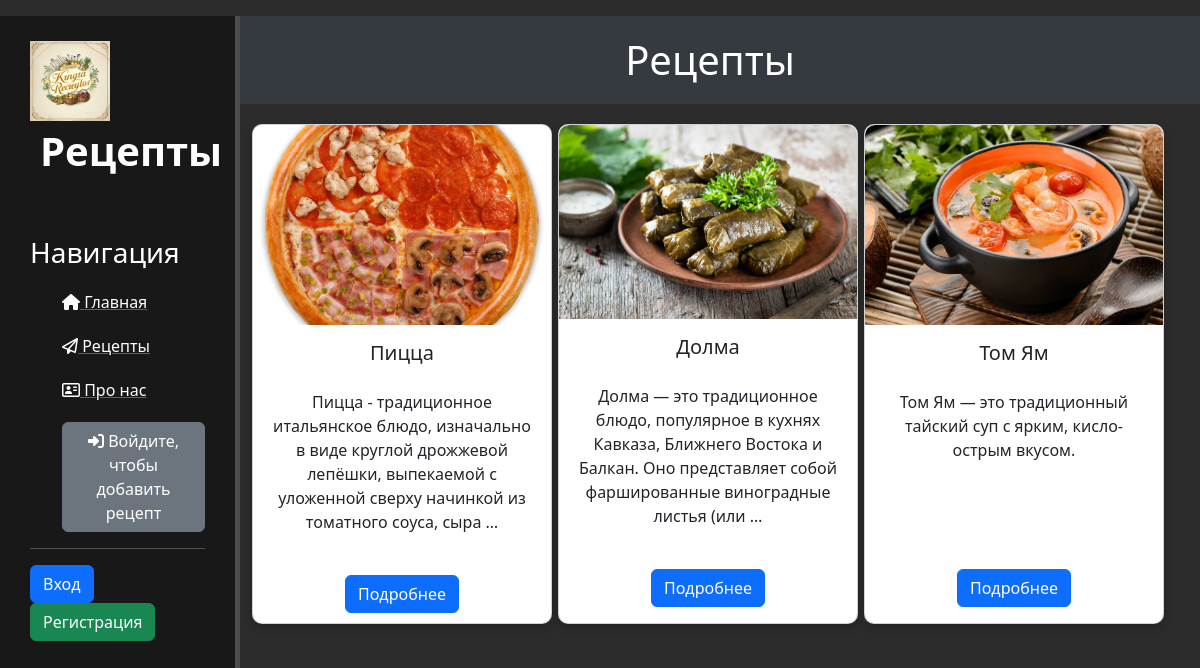
Page /recipes/ on the earlier database version.
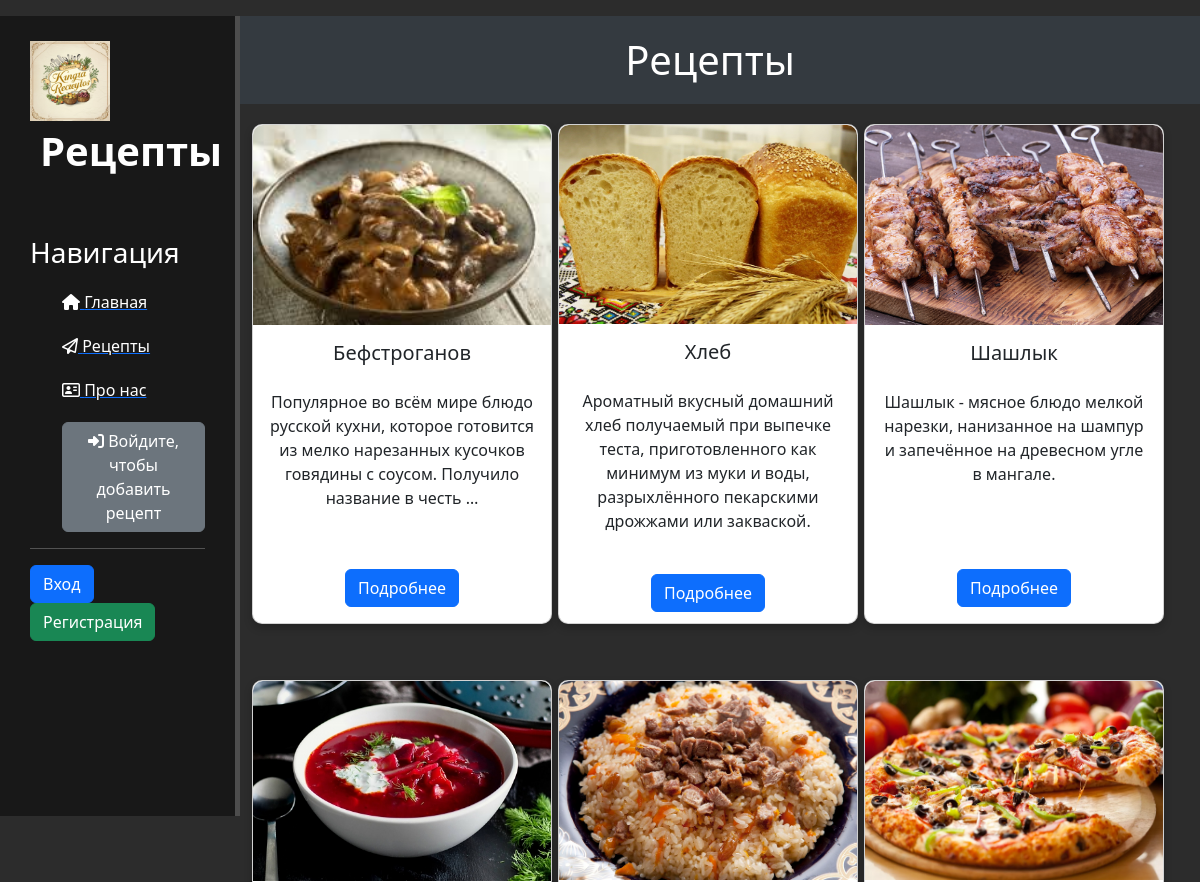
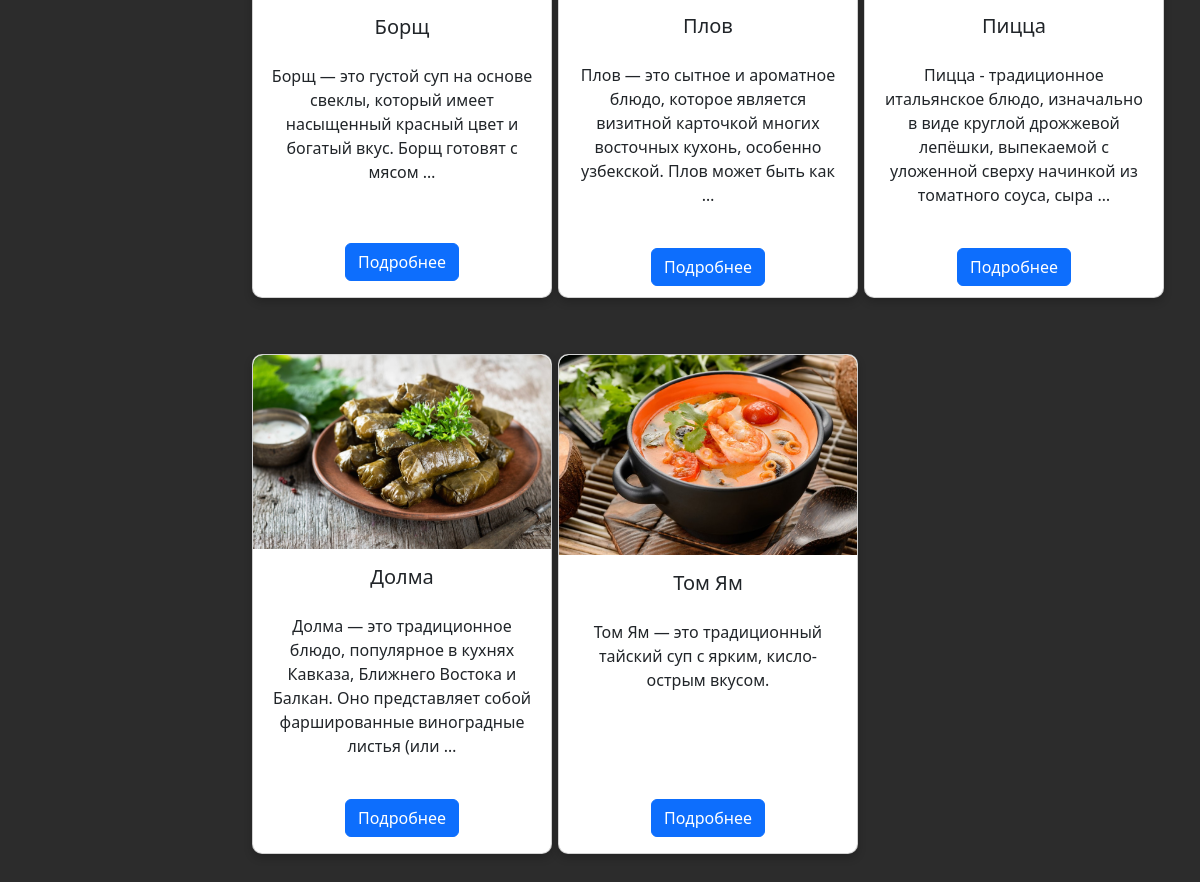
Same page on the later database version (2 pictures, top to bottom).
### recipes/models.py (models this page shows, shortened)
class Recipes(models.Model):
    title = models.CharField('Название', max_length=100)
    description = models.TextField('Описание', default='')
    steps = models.TextField('Шаги приготовления', default='')
    cooking_time = models.PositiveIntegerField('Время приготовления (мин)')
    ingredients = models.TextField('Ингредиенты', default='')
    image = models.ImageField('Изображение', upload_to='recipes/', blank=True, null=True)
    date = models.DateTimeField('Дата публикации', auto_now_add=True)
    author = models.ForeignKey(User, on_delete=models.CASCADE, verbose_name='Автор', default=1)
    class Meta:
        verbose_name = 'Рецепт'
        verbose_name_plural = 'Рецепты'

### recipes/views.py (the view)
# urls.py: path('', views.recipes_home, name='recipes_home'),
def recipes_home(request):
    recipes = Recipes.objects.all().order_by('-date')
    return render(request, 'recipes/recipes_home.html', {'recipes': recipes})

### recipes/templates/recipes/recipes_home.html (shortened to what this page needs)
{% extends 'main/layout.html' %}
{% block content %}
<h1 class="recipes-title">Рецепты</h1>
<div class="container">
    <div class="row">
        {% for recipe in recipes %}
        <div class="col-md-4">
            <div class="card">
                {% if recipe.image %}
                <img src="{{ recipe.image.url }}" class="card-img-top" alt="{{ recipe.title }}">
                {% endif %}
                <div class="card-body">
                    <h5 class="card-title">{{ recipe.title }}</h5>
                    <p class="card-text">{{ recipe.description|truncatewords:20 }}</p>
                    <a href="{% url 'recipes-detail' pk=recipe.pk %}" class="btn btn-primary">Подробнее</a>
                </div>
            </div>
        </div>
        {% empty %}
        <p>Рецептов пока нет.</p>
        {% endfor %}
    </div>
</div>
{% endblock %}

### main/templates/main/layout.html (shortened to what this page needs)
{% load static %}
<!doctype html>
<html lang="en">
<head>
    <link rel="stylesheet" href="https://cdn.jsdelivr.net/npm/bootstrap@5.3.3/dist/css/bootstrap.min.css">
    <link rel="stylesheet" href="{% static 'main/css/main.css' %}">
    <link rel="stylesheet" href="https://use.fontawesome.com/releases/v6.5.2/css/all.css">
</head>
<body>
    <aside>
        <img src="{% static 'main/img/logo.jpg' %}" alt="Лого">
        <span class="logo">Рецепты</span>
        <h3>Навигация</h3>
        <ul>
            <a href="{% url 'home' %}"><li><i class="fa-solid fa-house"></i> Главная</li></a>
            <a href="{% url 'recipes_home' %}"><li><i class="fa-regular fa-paper-plane"></i> Рецепты</li></a>
            <a href="{% url 'about' %}"><li><i class="fa-regular fa-address-card"></i> Про нас</li></a>
            <li>
                {% if user.is_authenticated %}
                    <a href="{% url 'create' %}" class="btn btn-info">
                        <i class="fas fa-plus-circle"></i> Добавить рецепт
                    </a>
                {% else %}
                    <a href="{% url 'login' %}" class="btn btn-secondary">
                        <i class="fas fa-sign-in-alt"></i> Войдите, чтобы добавить рецепт
                    </a>
                {% endif %}
            </li>
        </ul>
        <hr>
        <div>
            {% if user.is_authenticated %}
                <p>Вы вошли как: {{ user.username }}</p>
                <form action="{% url 'logout' %}" method="post" style="display:inline;">
                    {% csrf_token %}
                    <button type="submit" class="btn btn-danger">Выйти</button>
                </form>
            {% else %}
                <a href="{% url 'login' %}" class="btn btn-primary">Вход</a>
                <a href="{% url 'register' %}" class="btn btn-success">Регистрация</a>
            {% endif %}
        </div>
    </aside>
    <main>
        {% block content %}
        {% endblock %}
    </main>
</body>
</html>

### main/static/main/css/main.css (style rules this page uses)
body { background: #2c2c2c; }
aside { float: left; background: #181818; width: 20%; padding: 2.5%; height: 100vh; color: #fff; border-right: 5px solid #4d4d4d; }
aside img { width: 80px; float: left; position: relative; top: -5px; }
aside .logo { font-size: 40px; margin-left: 10px; font-weight: bold; position: relative; top: -5px; }
aside h3 { margin-top: 50px; font-size 28px; }
aside ul { list-style: none }
aside ul li { color: #fff; display: block; margin-top: 20px; transition: transform .6s ease; }
.recipes-title { color: #fff; background-color: #343a40; padding: 20px; text-align: center; margin-bottom: 20px; }
.card-body { display: flex; flex-wrap: wrap; gap: 15px; justify-content: center; flex-grow: 1; flex-direction: column; justify-content: space-between; }
.card { background: #fff; border-radius: 8px; overflow: hidden; width: 300px; text-align: center; margin-bottom: 50px; display: flex; flex-direction: column; justify-content: space-between; height: 90%; border-radius: 10px; box-shadow: 0px 4px 8px rgba(0, 0, 0, 0.2); }
.card-img-top { width: 100%; height: 200px; object-fit: cover; border-top-left-radius: 10px; border-top-right-radius: 10px; }
.card-title { font-size: 20px; margin-bottom: 10px; text-align: center; }
.card-text { flex-grow: 1; font-size: 16px; }
.card .btn { margin-top: 10px; align-self: center; }

Differences in the rows shown:
added Recipes: image (picture), title "Бефстроганов", description "Популярное во всём мире блюдо русской кухни, которое готовится из мелко нарезанных кусочков говядины с соусом. Получило название в честь …"
added Recipes: image (picture), title "Хлеб", description "Ароматный вкусный домашний хлеб получаемый при выпечке теста, приготовленного как минимум из муки и воды, разрыхлённого пекарскими дрожжами или закваской."
added Recipes: image (picture), title "Шашлык", description "Шашлык - мясное блюдо мелкой нарезки, нанизанное на шампур и запечённое на древесном угле в мангале."
added Recipes: image (picture), title "Борщ", description "Борщ — это густой суп на основе свеклы, который имеет насыщенный красный цвет и богатый вкус. Борщ готовят с мясом …"
added Recipes: image (picture), title "Плов", description "Плов — это сытное и ароматное блюдо, которое является визитной карточкой многих восточных кухонь, особенно узбекской. Плов может быть как …"
changed Recipes "Пицца": image: a different picture
